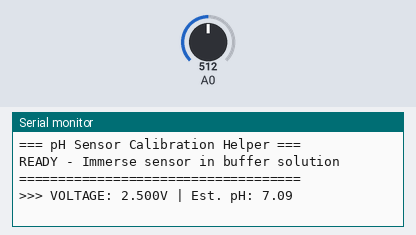
A sketch run on a simulated Arduino Uno, built with avr-gcc and run on an emulated ATmega328P. Parts: the last lines printed to the serial monitor. The test bench sets the inputs (shaded band); at power-on: A0 = 512.

Above: at 2.2 s.
2.3 s: A0 set to 716
At 3.5 s:
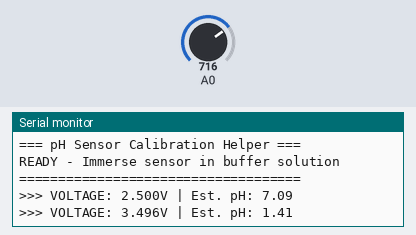
3.8 s: A0 set to 900
At 5.0 s:
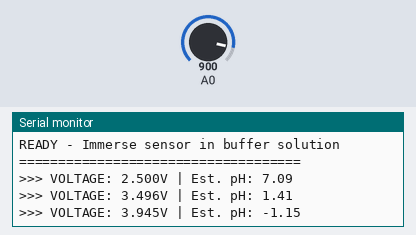
Timing chart, 0 to 6.8 s (numbered marks = the images above; inputs shaded):
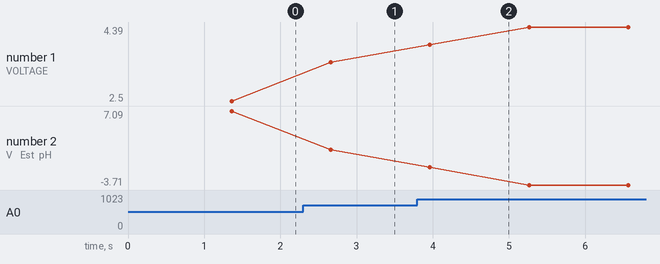

The sketch:

pH_Calibration_Helper.ino
```cpp
/*
 * pH Sensor Calibration Helper
 *
 * This sketch helps you calibrate your pH sensor by displaying
 * the raw voltage readings for known pH buffer solutions.
 *
 * INSTRUCTIONS:
 * 1. Upload this sketch to your Arduino
 * 2. Open Serial Monitor (9600 baud)
 * 3. Immerse sensor in pH 7.0 buffer solution
 * 4. Wait 30 seconds for stabilization
 * 5. Note the "Voltage" value - this is ph7_voltage
 * 6. Rinse sensor with distilled water
 * 7. Immerse sensor in pH 4.0 buffer solution
 * 8. Wait 30 seconds for stabilization
 * 9. Note the "Voltage" value - this is ph4_voltage
 * 10. Use these values in Arduino_pH_Meter.ino
 */

unsigned long int avgval;
int buffer_arr[10], temp;

void setup() {
  Serial.begin(9600);
  Serial.println("\n=== pH Sensor Calibration Helper ===");
  Serial.println("READY - Immerse sensor in buffer solution");
  Serial.println("====================================\n");
  delay(1000);
}

void loop() {
  // Take 10 readings
  for (int i = 0; i < 10; i++) {
    buffer_arr[i] = analogRead(A0);
    delay(30);
  }

  // Sort readings
  for (int i = 0; i < 9; i++) {
    for (int j = i + 1; j < 10; j++) {
      if (buffer_arr[i] > buffer_arr[j]) {
        temp = buffer_arr[i];
        buffer_arr[i] = buffer_arr[j];
        buffer_arr[j] = temp;
      }
    }
  }

  // Calculate average of middle 6 values (remove outliers)
  avgval = 0;
  for (int i = 2; i < 8; i++) {
    avgval += buffer_arr[i];
  }

  float avg_analog = avgval / 6.0;
  float voltage = avg_analog * 5.0 / 1024.0;

  // Display voltage prominently (this is what you need!)
  Serial.print(">>> VOLTAGE: ");
  Serial.print(voltage, 3);
  Serial.print("V");

  // Calculate estimated pH using typical values (for reference only)
  float estimated_ph = -5.70 * voltage + 21.34;
  Serial.print(" | Est. pH: ");
  Serial.print(estimated_ph, 2);

  Serial.println();

  delay(1000);  // Update every 1 second for faster reading
}
```

Measured:
- after the input at 2.3 s, the serial monitor: prints a new line after 0.36 s (image 1)
- after the input at 3.8 s, the serial monitor: prints a new line after 0.16 s (image 2)
- plotted number 1: 2.5 → 3.5 after the input at 2.3 s, 3.5 → 4.39 after the input at 3.8 s
- plotted number 2: 7.09 → 1.41 after the input at 2.3 s, 1.41 → -3.71 after the input at 3.8 s
